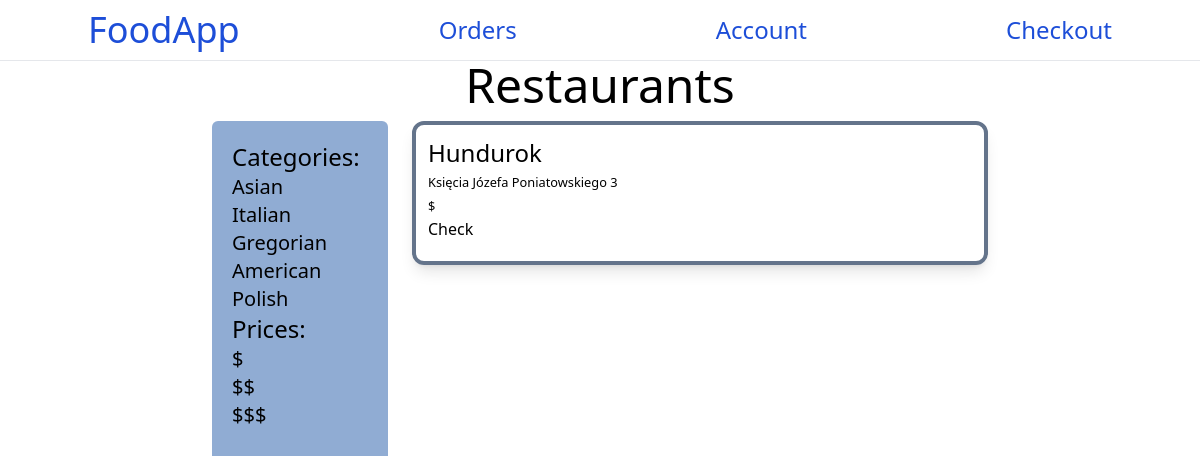
The app's page /?t=Polish with its own data.
### base/models.py (models this page shows, shortened)
class Restaurant(models.Model):
    location = models.ForeignKey(RestaurantLocation,on_delete=models.SET_NULL,null=True)
    name = models.CharField(max_length=50)
    type = models.CharField(max_length=30)
    description = models.TextField(max_length=100)
    addition_date = models.DateTimeField(auto_now_add=True)
    type = models.CharField(
        max_length=32,
        choices=TYPES_OF_RESTAURANTS,
        default='default',
    )
    value=models.CharField(
        max_length=32,
        choices=VALUES,
        default='default',
    )
    class Meta:
        ordering = ['-addition_date']

class RestaurantLocation(models.Model):
    street = models.CharField(max_length=100,blank=True)
    city = models.CharField(max_length=30,blank=True)
    country = models.CharField(max_length=30,blank=True)
    postcode = models.CharField(max_length=30,blank=True)
    xmap = models.DecimalField(max_digits=10,decimal_places=4)
    ymap = models.DecimalField(max_digits=10,decimal_places=4)

### base/views.py (the view)
# urls.py: path('',views.home,name='home'),
def home(request):
    entry_type = request.GET.get('t','')
    entry_value = request.GET.get('v','')
    types_of_restaurants = TYPES_OF_RESTAURANTS
    restaurant_values = VALUES
    if entry_value:
        restaurant_list = Restaurant.objects.filter(value=entry_value)
    elif entry_type:
        restaurant_list = Restaurant.objects.filter(type=entry_type)
    else:
        restaurant_list = Restaurant.objects.all()
    context = {
        'restaurants':restaurant_list,
        'types_of_restaurants': types_of_restaurants,
        'restaurant_values': restaurant_values,
    }
    return render(request,'base/home.html',context)

### base/templates/base/home.html (shortened to what this page needs)
{% extends 'main.html' %}
{% block content %}
<div class="text-5xl text-center">Restaurants</div>
<div class="grid grid-cols-6 h-full">
    <div class="main col-span-1"></div>
    <div class="col-span-1 bg-[#90acd3] h-screen p-5 rounded-md m-3">
        <h1 class="text-2xl">Categories:</h1>
        <form method="post">
        {% for restaurant_type in types_of_restaurants %}
        <ul class="text-xl">
        <a href="{% url 'home' %}?t={{restaurant_type.0}}" class="hover:text-slate-100">{{restaurant_type.0}}</a>
        </ul>
        {% endfor %}
        </form>
        <h1 class="text-2xl">Prices:</h1>
        <form method="post">
        {% for value in restaurant_values %}
        <ul class="text-xl">
        <a href="{% url 'home' %}?v={{value.0}}">{{value.0}}</a>
        </ul>
        {% endfor %}
        </form>
    </div>
    <div class="main col-span-3">
        {% for restaurant in restaurants %}
            <div class="box-border h-36 w-45 p-3 border-4 mb-6 m-3 shadow-lg border-slate-500 rounded-xl hover:border-slate-300">
                <h2 class="text-2xl">{{ restaurant.name }}</h2>
                <small>{{ restaurant.location.street }}</small>
                <br>
                <small class="">{{ restaurant.value }}</small>
                <br>
                <a href="{% url 'restaurant' restaurant.id %}">Check</a>
            </div>
        {% endfor %}
    </div>
    <div class="main col-span-1"></div>
    </div>
{% endblock content %}

### records on screen
Restaurant: name "Hundurok", location.street "Księcia Józefa Poniatowskiego 3", value "$"

### other values on screen
{{ restaurant_type.0 }} "Asian" "Italian" "Gregorian" "American" "Polish"
{{ value.0 }} "$" "$$" "$$$"
